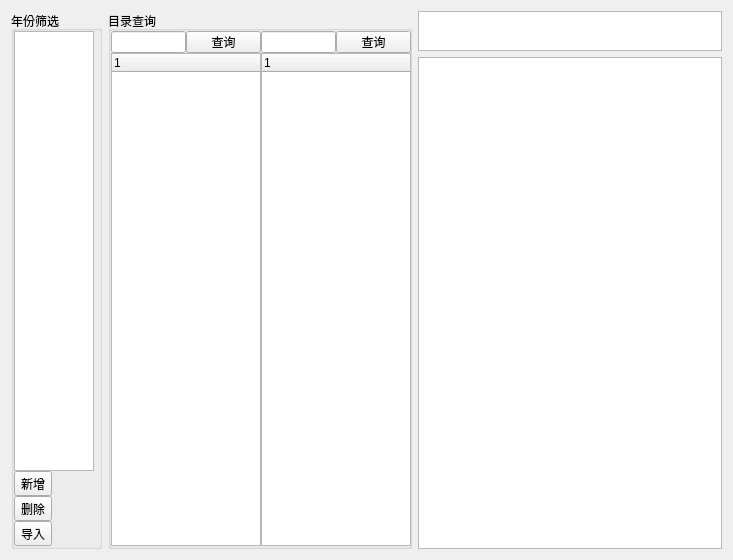
<?xml version="1.0" encoding="UTF-8"?>
<ui version="4.0">
 <class>Form</class>
 <widget class="QWidget" name="Form">
  <property name="geometry">
   <rect>
    <x>0</x>
    <y>0</y>
    <width>733</width>
    <height>560</height>
   </rect>
  </property>
  <property name="windowTitle">
   <string>Form</string>
  </property>
  <layout class="QHBoxLayout" name="horizontalLayout_8">
   <item>
    <widget class="QGroupBox" name="groupBox">
     <property name="maximumSize">
      <size>
       <width>110</width>
       <height>16777215</height>
      </size>
     </property>
     <property name="title">
      <string>年份筛选</string>
     </property>
     <layout class="QVBoxLayout" name="verticalLayout">
      <property name="spacing">
       <number>0</number>
      </property>
      <property name="leftMargin">
       <number>0</number>
      </property>
      <property name="topMargin">
       <number>0</number>
      </property>
      <property name="rightMargin">
       <number>5</number>
      </property>
      <property name="bottomMargin">
       <number>0</number>
      </property>
      <item>
       <widget class="QListWidget" name="lw_yearChoose">
        <property name="sizePolicy">
         <sizepolicy hsizetype="Minimum" vsizetype="Expanding">
          <horstretch>0</horstretch>
          <verstretch>0</verstretch>
         </sizepolicy>
        </property>
        <property name="maximumSize">
         <size>
          <width>80</width>
          <height>16777215</height>
         </size>
        </property>
       </widget>
      </item>
      <item>
       <widget class="QToolButton" name="tb_add">
        <property name="text">
         <string>新增</string>
        </property>
       </widget>
      </item>
      <item>
       <widget class="QToolButton" name="tb_del">
        <property name="text">
         <string>删除</string>
        </property>
       </widget>
      </item>
      <item>
       <widget class="QToolButton" name="tb_input">
        <property name="text">
         <string>导入</string>
        </property>
       </widget>
      </item>
     </layout>
    </widget>
   </item>
   <item>
    <widget class="QGroupBox" name="groupBox_2">
     <property name="sizePolicy">
      <sizepolicy hsizetype="Ignored" vsizetype="Preferred">
       <horstretch>0</horstretch>
       <verstretch>0</verstretch>
      </sizepolicy>
     </property>
     <property name="minimumSize">
      <size>
       <width>300</width>
       <height>0</height>
      </size>
     </property>
     <property name="maximumSize">
      <size>
       <width>450</width>
       <height>16777215</height>
      </size>
     </property>
     <property name="title">
      <string>目录查询</string>
     </property>
     <layout class="QGridLayout" name="gridLayout_2">
      <property name="leftMargin">
       <number>0</number>
      </property>
      <property name="topMargin">
       <number>0</number>
      </property>
      <property name="rightMargin">
       <number>0</number>
      </property>
      <property name="bottomMargin">
       <number>0</number>
      </property>
      <property name="spacing">
       <number>0</number>
      </property>
      <item row="0" column="2">
       <widget class="QWidget" name="wg_directory" native="true">
        <property name="sizePolicy">
         <sizepolicy hsizetype="Ignored" vsizetype="Preferred">
          <horstretch>0</horstretch>
          <verstretch>0</verstretch>
         </sizepolicy>
        </property>
        <property name="minimumSize">
         <size>
          <width>300</width>
          <height>0</height>
         </size>
        </property>
        <property name="maximumSize">
         <size>
          <width>450</width>
          <height>16777215</height>
         </size>
        </property>
        <layout class="QHBoxLayout" name="horizontalLayout_4">
         <property name="spacing">
          <number>0</number>
         </property>
         <property name="leftMargin">
          <number>0</number>
         </property>
         <property name="topMargin">
          <number>0</number>
         </property>
         <property name="rightMargin">
          <number>0</number>
         </property>
         <property name="bottomMargin">
          <number>0</number>
         </property>
         <item>
          <layout class="QHBoxLayout" name="horizontalLayout_3">
           <property name="spacing">
            <number>0</number>
           </property>
           <item>
            <layout class="QVBoxLayout" name="verticalLayout_2">
             <property name="spacing">
              <number>0</number>
             </property>
             <item>
              <layout class="QHBoxLayout" name="horizontalLayout" stretch="0,0">
               <property name="spacing">
                <number>0</number>
               </property>
               <item>
                <widget class="QLineEdit" name="le_first">
                 <property name="sizePolicy">
                  <sizepolicy hsizetype="Ignored" vsizetype="Fixed">
                   <horstretch>0</horstretch>
                   <verstretch>0</verstretch>
                  </sizepolicy>
                 </property>
                </widget>
               </item>
               <item>
                <widget class="QPushButton" name="pb_firstSelect">
                 <property name="sizePolicy">
                  <sizepolicy hsizetype="Ignored" vsizetype="Ignored">
                   <horstretch>0</horstretch>
                   <verstretch>0</verstretch>
                  </sizepolicy>
                 </property>
                 <property name="text">
                  <string>查询</string>
                 </property>
                </widget>
               </item>
              </layout>
             </item>
             <item>
              <widget class="QTreeWidget" name="tw_first">
               <column>
                <property name="text">
                 <string/>
                </property>
               </column>
              </widget>
             </item>
            </layout>
           </item>
           <item>
            <layout class="QVBoxLayout" name="verticalLayout_3">
             <property name="spacing">
              <number>0</number>
             </property>
             <item>
              <layout class="QHBoxLayout" name="horizontalLayout_2">
               <property name="spacing">
                <number>0</number>
               </property>
               <item>
                <widget class="QLineEdit" name="le_second">
                 <property name="sizePolicy">
                  <sizepolicy hsizetype="Ignored" vsizetype="Fixed">
                   <horstretch>0</horstretch>
                   <verstretch>0</verstretch>
                  </sizepolicy>
                 </property>
                </widget>
               </item>
               <item>
                <widget class="QPushButton" name="pb_secondSelect">
                 <property name="sizePolicy">
                  <sizepolicy hsizetype="Ignored" vsizetype="Ignored">
                   <horstretch>0</horstretch>
                   <verstretch>0</verstretch>
                  </sizepolicy>
                 </property>
                 <property name="text">
                  <string>查询</string>
                 </property>
                </widget>
               </item>
              </layout>
             </item>
             <item>
              <widget class="QTreeWidget" name="tw_second">
               <column>
                <property name="text">
                 <string/>
                </property>
               </column>
              </widget>
             </item>
            </layout>
           </item>
          </layout>
         </item>
        </layout>
       </widget>
      </item>
     </layout>
    </widget>
   </item>
   <item>
    <layout class="QVBoxLayout" name="verticalLayout_4">
     <item>
      <layout class="QHBoxLayout" name="horizontalLayout_6"/>
     </item>
     <item>
      <widget class="QTextBrowser" name="txt_retirePlanYear">
       <property name="sizePolicy">
        <sizepolicy hsizetype="Ignored" vsizetype="Fixed">
         <horstretch>0</horstretch>
         <verstretch>0</verstretch>
        </sizepolicy>
       </property>
       <property name="minimumSize">
        <size>
         <width>0</width>
         <height>30</height>
        </size>
       </property>
       <property name="maximumSize">
        <size>
         <width>16777215</width>
         <height>40</height>
        </size>
       </property>
       <property name="html">
        <string>&lt;!DOCTYPE HTML PUBLIC &quot;-//W3C//DTD HTML 4.0//EN&quot; &quot;http://www.w3.org/TR/REC-html40/strict.dtd&quot;&gt;
&lt;html&gt;&lt;head&gt;&lt;meta name=&quot;qrichtext&quot; content=&quot;1&quot; /&gt;&lt;style type=&quot;text/css&quot;&gt;
p, li { white-space: pre-wrap; }
&lt;/style&gt;&lt;/head&gt;&lt;body style=&quot; font-family:'SimSun'; font-size:9pt; font-weight:400; font-style:normal;&quot;&gt;
&lt;p align=&quot;center&quot; style=&quot;-qt-paragraph-type:empty; margin-top:0px; margin-bottom:0px; margin-left:0px; margin-right:0px; -qt-block-indent:0; text-indent:0px;&quot;&gt;&lt;br /&gt;&lt;/p&gt;&lt;/body&gt;&lt;/html&gt;</string>
       </property>
      </widget>
     </item>
     <item>
      <layout class="QHBoxLayout" name="horizontalLayout_5">
       <property name="spacing">
        <number>0</number>
       </property>
      </layout>
     </item>
     <item>
      <widget class="QTableWidget" name="retirePlanResult"/>
     </item>
    </layout>
   </item>
  </layout>
 </widget>
 <resources/>
 <connections/>
</ui>
